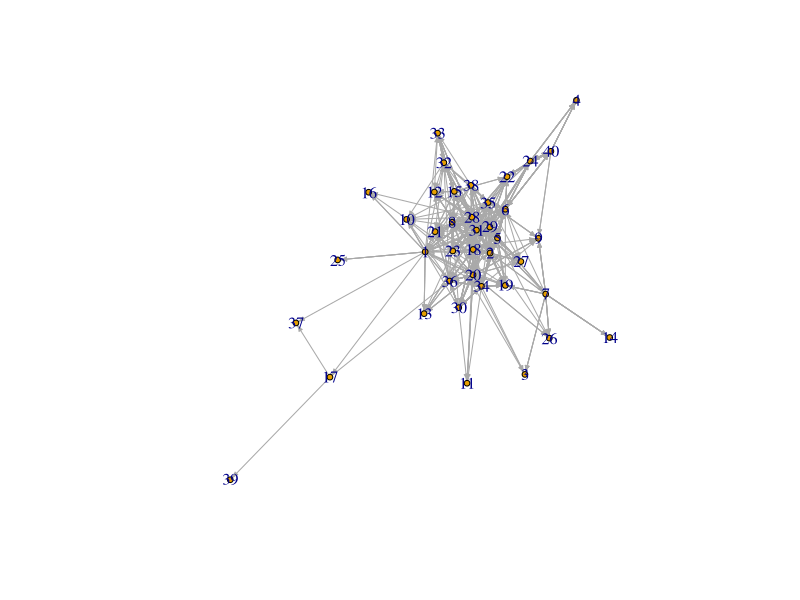
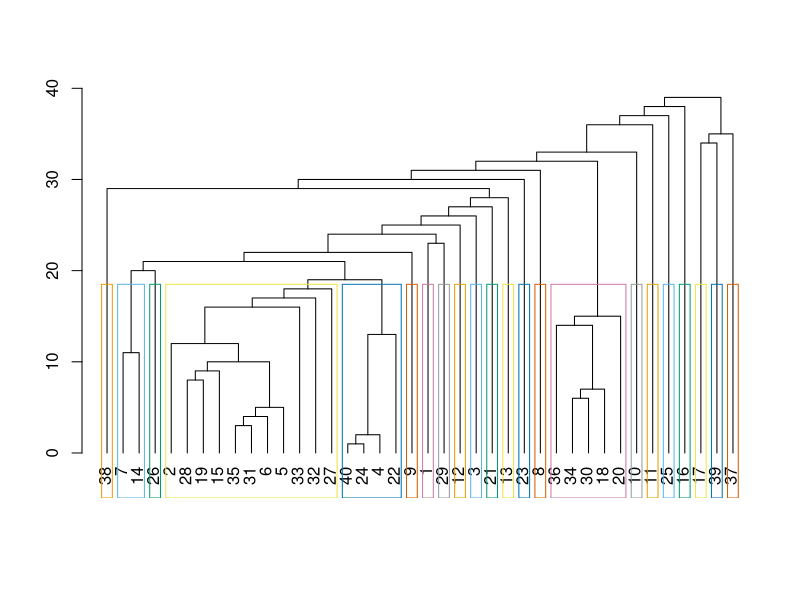
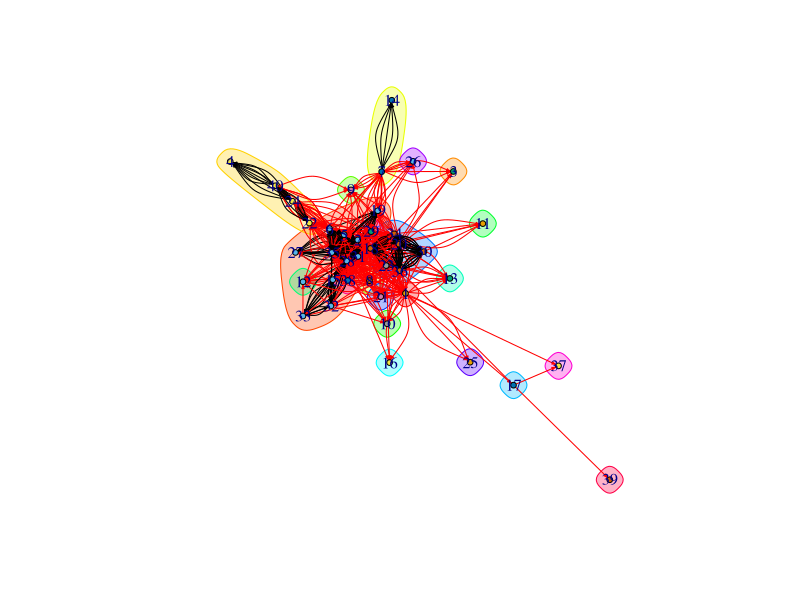
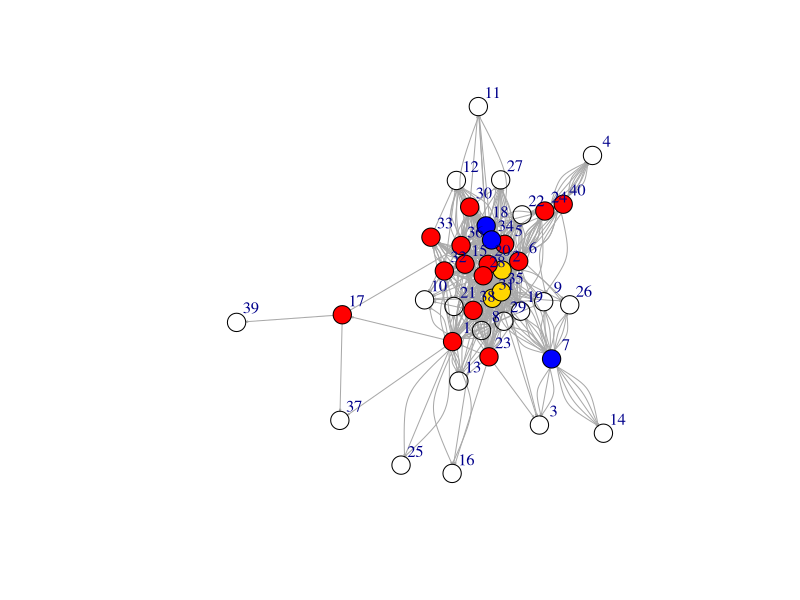

Reproduce these figures in R, in order.
## ---- chunk 1
knitr::opts_chunk$set(echo = TRUE)

library(igraph)
library(readxl)
library(tidyverse)

hw_nodelist <- read_excel('hw10_clean.xlsx', sheet = "Node") 
hw_edgelist <- read_excel('hw10_clean.xlsx', sheet = "Edge") %>% lapply(as.numeric) %>% data.frame

## ---- chunk 2
newnetwork <- graph_from_data_frame(d = hw_edgelist, vertices = hw_nodelist, directed = TRUE)
plot(newnetwork, edge.arrow.size = .3, vertex.size = 3, edge.curved=0)

## ---- chunk 3
ceb <- cluster_edge_betweenness(newnetwork)
## ---- chunk 4
dendPlot(ceb, mode="hclust")



## ---- chunk 5
plot(ceb, newnetwork, vertex.size = 3, edge.arrow.size = 0.2)

## ---- chunk 6
#DENSITY = proportion of present edges from all possible edges in the network. 
edge_density(newnetwork, loops=F) 


#RECIPROCITY = proportion of reciprocated ties (for a directed network).
reciprocity(newnetwork)


#GLOBAL TRANSITIVITY
#global - ratio of triangles (direction disregarded) to connected triples. 
transitivity(newnetwork, type="global")


#DIAMETER = longest geodesic distance (length of the shortest path between two nodes) in the network
diameter(newnetwork, directed=F, weights=NA)


#NODE DEGREES
#has a mode of in for in-degree, out for out-degree, and all or total for total degree.
deg <- degree(newnetwork, mode="all")
mean(deg)

## ---- chunk 7
#Degree (number of ties)
degree(newnetwork, mode="in")
centr_degree(newnetwork, mode="in", normalized=T)


#Closeness (centrality based on distance to others in the graph)
#Inverse of the node’s average geodesic distance to others in the network.
closeness(newnetwork, mode="all", weights=NA) 
centr_clo(newnetwork, mode="all", normalized=T)


#Eigenvector (centrality proportional to the sum of connection centralities) 
#Values of the first eigenvector of the graph matrix.
eigen_centrality(newnetwork, directed=T, weights=NA) 
centr_eigen(newnetwork, directed=T, normalized=T)


#Betweenness (centrality based on a broker position connecting others) 
#Number of geodesics that pass through the node or the edge.
betweenness(newnetwork, directed=T, weights=NA) 
edge_betweenness(newnetwork, directed=T, weights=NA) 
centr_betw(newnetwork, directed=T, normalized=T)

## ---- chunk 8
centr_degree(newnetwork, mode="in", normalized=T)
centr_clo(newnetwork, mode="all", normalized=T)
centr_eigen(newnetwork, directed=T, normalized=T)
centr_betw(newnetwork, directed=T, normalized=T)

## ---- chunk 9

node <- hw_nodelist
node[is.na(node)] <- -1

net <- graph_from_data_frame(d = hw_edgelist, vertices = node, directed = TRUE)
assortativity_degree(net, directed=T)

## ---- chunk 10

hw_edgelist %>% filter(Tie.Type==1) -> hw_edgelist_1
hw_edgelist %>% filter(Tie.Type==2) -> hw_edgelist_2
hw_edgelist %>% filter(Tie.Type==3) -> hw_edgelist_3
hw_edgelist %>% filter(Tie.Type==4) -> hw_edgelist_4
hw_edgelist %>% filter(Tie.Type==5) -> hw_edgelist_5


net <- graph_from_data_frame(d = hw_edgelist, vertices = node, directed = TRUE)
net_1 <- graph_from_data_frame(d = hw_edgelist_1, vertices = node, directed = TRUE)
net_2 <- graph_from_data_frame(d = hw_edgelist_2, vertices = node, directed = TRUE)
net_3 <- graph_from_data_frame(d = hw_edgelist_3, vertices = node, directed = TRUE)
net_4 <- graph_from_data_frame(d = hw_edgelist_4, vertices = node, directed = TRUE)
net_5 <- graph_from_data_frame(d = hw_edgelist_5, vertices = node, directed = TRUE)

assortativity(net_1, V(net)$Introversion, directed=T)->V1
assortativity(net_2, V(net)$Introversion, directed=T)->V2
assortativity(net_3, V(net)$Introversion, directed=T)->V3
assortativity(net_4, V(net)$Introversion, directed=T)->V4
assortativity(net_5, V(net)$Introversion, directed=T)->V5

## ---- chunk 11
Tie <- c("Tie 1", "Tie 2", "Tie 3", "Tie 4", "Tie 5")
Value <- c(V1,V2,V2,V3,V4)

df <- data.frame(Tie, Value)

df
## ---- chunk 12
colrs <- c("blue", "red", "gold")

V(newnetwork)$color <- colrs[V(newnetwork)$Introversion]
plot(newnetwork, edge.arrow.size = 0.1, vertex.size = 10, vertex.label.dist=1.5)

legend(title = "Types of Individuals", x=-1.5, y=-1.1, 
       c("Introverted","Middle Ground", "Extraverted"), pch=21, col="#777777", 
       pt.bg=colrs, pt.cex=2, cex=.8, bty="n", ncol=1)

